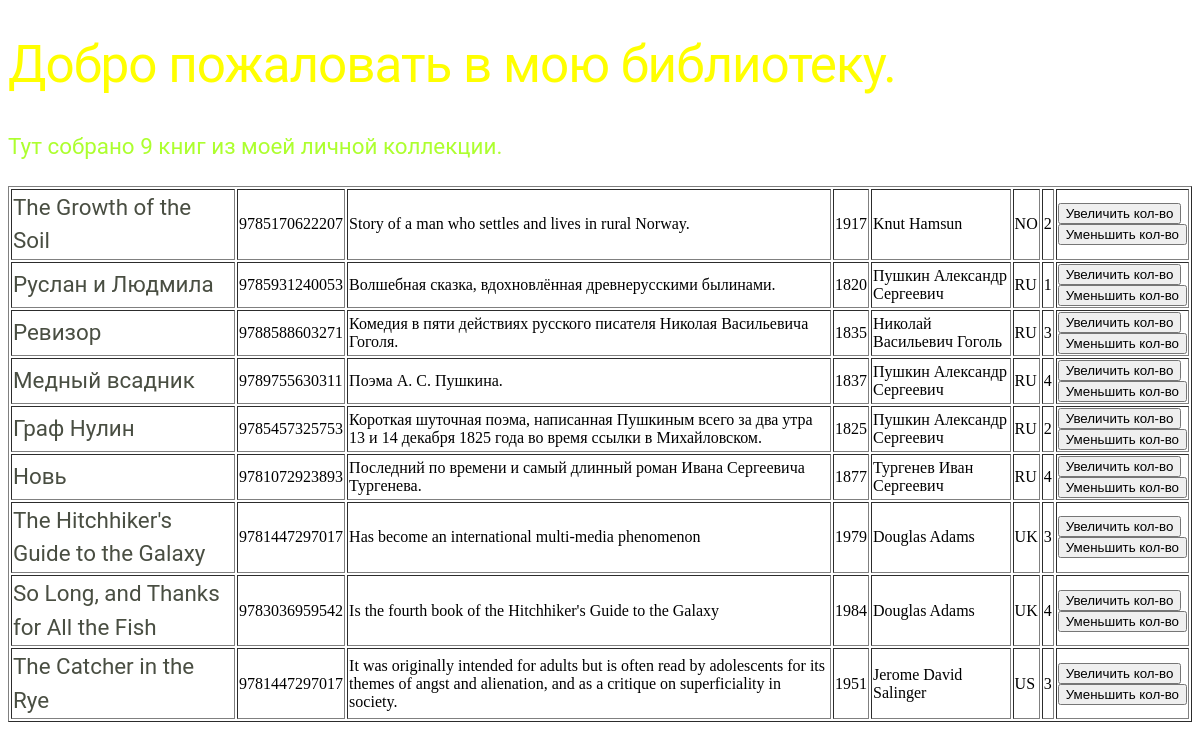
Before: /index/ with the older database file.
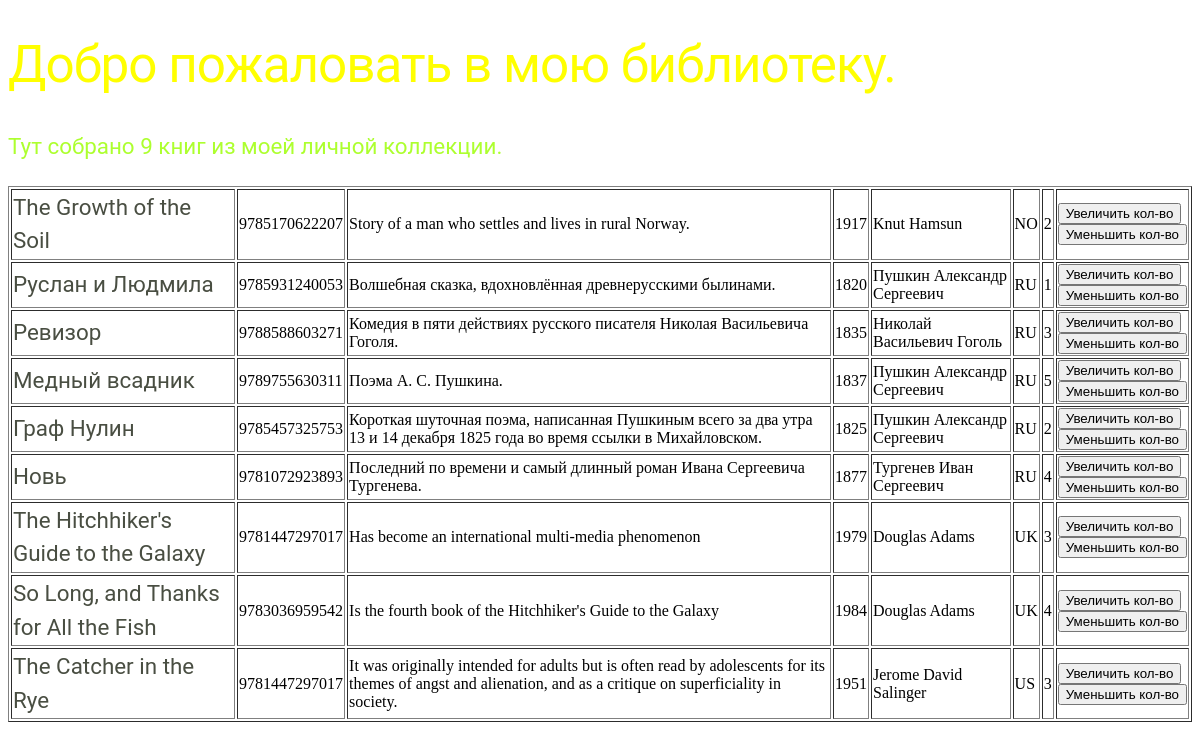
After: the same page with the newer database file.
### p_library/models.py (models this page shows, shortened)
class Book(models.Model):
  ISBN = models.CharField(max_length=13)
  title = models.TextField()
  description = models.TextField()
  year_release = models.SmallIntegerField()
  author = models.ForeignKey("p_library.Author", on_delete=models.CASCADE, verbose_name=_("Автор"), related_name="book_author")
  publisher = models.ForeignKey("p_library.Publisher", on_delete=models.CASCADE, verbose_name=_("Издатель"), related_name="book_publisher", null=True)
  friend = models.ForeignKey("p_library.Friend", on_delete=models.SET_NULL, verbose_name=_("Читатель"), related_name="book_reader", null=True)
  copy_count = models.SmallIntegerField(default=1)
  price = models.DecimalField(max_digits=7, decimal_places=2)
  book_cover = models.ImageField(height_field=200, width_field=100, null=True)

class Author(models.Model):
  full_name = models.TextField()
  birth_year = models.SmallIntegerField()
  country = models.CharField(max_length=2)

### p_library/views.py (the view)
# urls.py: path('index/', views.index),
def index(request):
    template = loader.get_template('index.html')
    books = Book.objects.all()
    biblio_data = {
        "title": "мою библиотеку",
        "books": books,
    }
    return HttpResponse(template.render(biblio_data, request))

### p_library/templates/index.html (shortened to what this page needs)
<!DOCTYPE html>
<html lang="en">
<head>
    {% load static %}
	<link rel="stylesheet" type="text/css" href="{% static "css/books.css" %}">
</head>
<body>
    <h1>Добро пожаловать в {{ title }}.</h1>
<p>Тут собрано {{ books|length }} книг из моей личной коллекции.</p>
<table border="1">
{% for book in books %}
<tr>
    <td class="bookTitle">{{ book.title }}</td>
    <td>{{ book.ISBN }}</td>
    <td>{{ book.description }}</td>
    <td>{{ book.year_release }}</td>
    <td>{{ book.author.full_name }}</td>
    <td>{{ book.author.country }}</td>
    <td>{{ book.copy_count }}</td>
    <td>
        <form action="/index/book_increment/" method="post" enctype="multipart/form-data">
            <input type="submit" value="Увеличить кол-во" />
        </form>
        <form action="/index/book_decrement/" method="post" enctype="multipart/form-data">
            <input type="submit" value="Уменьшить кол-во" />
        </form>
    </td>
</tr>
{% endfor %}
</table>
</body>
</html>

### p_library/static/css/books.css (style rules this page uses)
h1 { font-family: "Roboto", Corbel, Avenir, "Lucida Grande", "Lucida Sans", sans-serif; font-weight: 400; letter-spacing: -1px; font-size: 3.2rem; color: yellow; }
p { font-family: "Roboto", Corbel, Avenir, "Lucida Grande", "Lucida Sans", sans-serif; font-size: 1.4rem; line-height: 1.5em; color: greenyellow; }
.bookTitle { font-family: "Roboto", Corbel, Avenir, "Lucida Grande", "Lucida Sans", sans-serif; font-size: 1.4rem; line-height: 1.5em; color: rgb(73, 78, 66); }

Changed rows visible on the page:
changed Book "Медный всадник": copy_count "4" → "5"
